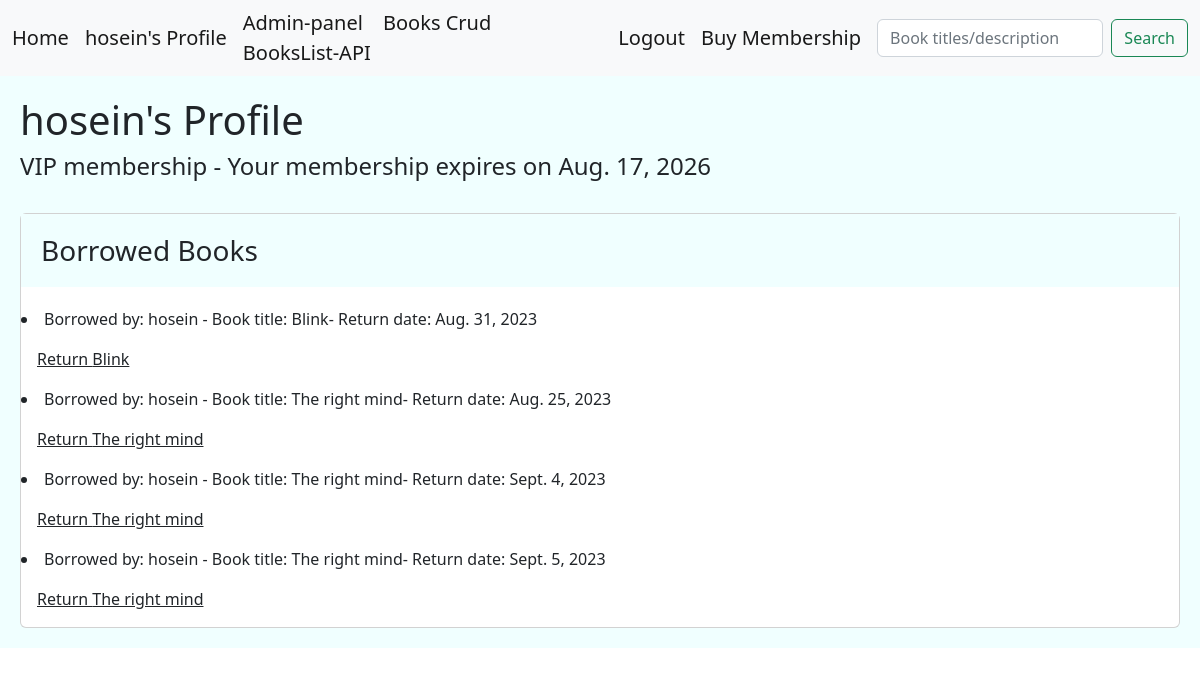
The page /users/12/ (signed in) on the database as committed earlier.
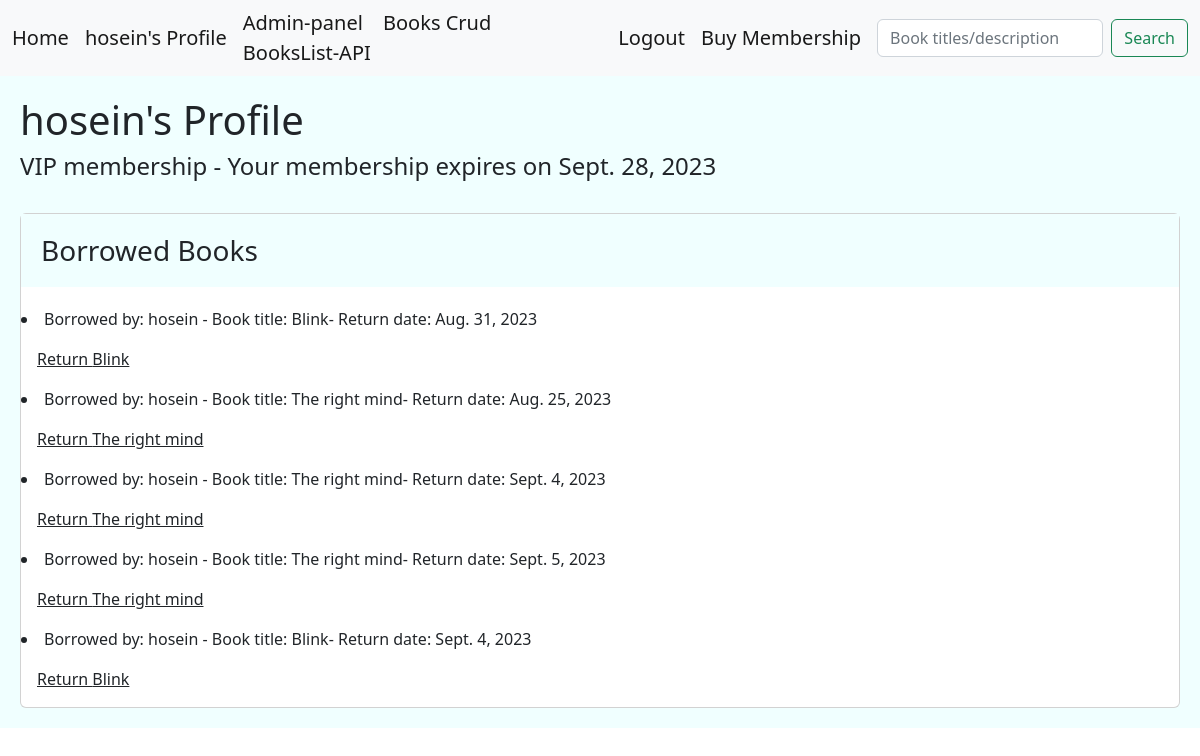
The same page on the database as committed later.
### account/models.py (models this page shows, shortened)
class CustomUser(AbstractBaseUser):
    MEMBERSHIP_NORMAL = 'N'
    MEMBERSHIP_VIP = 'V'
    MEMBERSHIP_CHOICES = [
        (MEMBERSHIP_NORMAL,'Normal'),
        (MEMBERSHIP_VIP,'VIP'),
    ]
    full_name = models.CharField(max_length=100,unique=True,null=True)
    email = models.EmailField(unique=True)
    expiration_date = models.DateField(null=True)
    membership = models.CharField(max_length=1, choices= MEMBERSHIP_CHOICES, default= MEMBERSHIP_NORMAL)
    phone = models.CharField(max_length=11, unique=True, null=True)
    is_active = models.BooleanField(default=True)
    is_admin = models.BooleanField(default=False)
    objects = UserManager()
    USERNAME_FIELD = 'phone'
    REQUIRED_FIELDS = ['email','password','full_name',]#['email',] #required fields when making a user in shell by createsuper user
    def __str__(self):
        return self.email

### library/models.py (models this page shows, shortened)
class BorrowedBook(models.Model):
    user = models.ForeignKey(User, on_delete=models.CASCADE)
    book = models.ForeignKey(Books, on_delete=models.CASCADE)
    borrow_date = models.DateField()
    return_date = models.DateField(null=True, blank=True)
    date_check = models.BooleanField(default=False) #say how many days left

class Books(models.Model):
    title = models.CharField(max_length=100)
    description = models.TextField(null=True)
    price = models.DecimalField(max_digits=6 , decimal_places=2, default=0.00)
    shabak = models.CharField(max_length=150,null=True)
    copies_available = models.PositiveIntegerField(default=4)
    genre = models.ForeignKey('Genre', on_delete=models.SET_NULL, null=True)
    author = models.ForeignKey('Author', on_delete=models.SET_NULL, null=True)
    def __str__(self):
        return self.title

### library/views.py (the view)
# urls.py: path('users/<int:user_id>/',views.UserProfile.as_view(), name='user'),
class UserProfile(LoginRequiredMixin,View):
    template_class = 'library/user_profile.html'
    def dispatch(self, request,user_id):
        if user_id != request.user.id:
            messages.error(request, 'No cheating!', 'danger')
            return redirect('library:home')
        return super().dispatch(request, user_id)
    def get(self,request, user_id):
        user = User.objects.get(id=user_id)
        borrowed_books = BorrowedBook.objects.filter(user=user.id)
        return render(request,self.template_class,{'borrowed_books': borrowed_books,'user':user})

### library/templates/library/user_profile.html (shortened to what this page needs)
<!DOCTYPE html>
<html lang="en">
<head>
    <link href="https://cdn.jsdelivr.net/npm/bootstrap@5.2.0-beta1/dist/css/bootstrap.min.css" rel="stylesheet">
</head>
<body>
{% include 'include/navbar.html' %}
<div class="jumbotron">
    {% block content %} <H1> {{ user.full_name }}'s Profile</H1>
    {% if user.membership == 'V'%} <H4> VIP membership - Your membership expires on {{user.expiration_date}} </H4> {% else %} <H4> NORMAL membership </H4> {% endif%}
     <br/>
    <div class="card">
        <h3 class="card-title jumbotron">Borrowed Books</h3>
    {% for i in borrowed_books %}
    <li> Borrowed by: {{i.user.full_name}} - Book title: {{i.book}}- Return date: {{i.return_date}}</li>
    <a class="card-body" href="{% url 'library:return' i.id  %}" >Return {{i.book}}</a>
    {% endfor %}
    {% endblock %}
</div>
</body>
</html>

### templates/include/navbar.html (shortened to what this page needs)
<nav class="navbar navbar-expand-lg bg-light">
    <div class="container-fluid">
      <a class="navbar-brand" href=" {% url 'library:home' %} ">Home</a>
      {% if request.user.is_authenticated %}
        <a class="navbar-brand" aria-current="page" href="{% url 'library:user' request.user.id %}">{{request.user.full_name}}'s Profile</a>
      {% endif %}
      <div class="collapse navbar-collapse" id="navbarSupportedContent">
        <ul class="navbar-nav me-auto mb-2 mb-lg-0">
          <li class="nav-item">
            <a class="navbar-brand" aria-current="page" href="http://127.0.0.1:8000/admin">Admin-panel</a>
            <a class="navbar-brand" aria-current="page" href="{% url 'library:bcrud' 0 %}">Books Crud</a>
            <a class="navbar-brand" aria-current="page" href="{% url 'library:bookapi' %}">BooksList-API</a>
          </li>
        </ul>
      {% if request.user.is_authenticated %}
        <a class="navbar-brand" href=" {% url 'account:User_Logout' %} ">Logout</a>
      {% endif %}
      <a class="navbar-brand" href=" {% url 'library:sub' %} ">Buy Membership</a>
      <form class="d-flex" role="search" method="GET" action="{% url 'library:search' %}">
        <input class="form-control me-2" type="search" placeholder="Book titles/description" aria-label="Search" name="search_input">
        <button class="btn btn-outline-success" type="submit">Search</button>
      </form>
      </div>
    </div>
  </nav>

### library/templates/library/user_profile.html (style rules this page uses)
.jumbotron { padding: 20px; margin-bottom: 20px; background-color: azure; }

Rows that differ between the two databases and show on the page:
changed CustomUser "hosein": expiration_date "Aug. 17, 2026" → "Sept. 28, 2023"
added BorrowedBook: user.full_name "hosein", book "Blink", return_date "Sept. 4, 2023"
